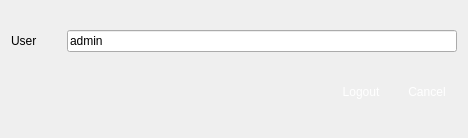
<?xml version="1.0" encoding="UTF-8"?>
<ui version="4.0">
 <class>VSCUserStatus</class>
 <widget class="QDialog" name="VSCUserStatus">
  <property name="geometry">
   <rect>
    <x>0</x>
    <y>0</y>
    <width>468</width>
    <height>138</height>
   </rect>
  </property>
  <property name="windowTitle">
   <string>User</string>
  </property>
  <property name="windowIcon">
   <iconset resource="../main/vscmainwindows.qrc">
    <normaloff>:/logo/resources/vscsmall.png</normaloff>:/logo/resources/vscsmall.png</iconset>
  </property>
  <property name="modal">
   <bool>true</bool>
  </property>
  <layout class="QVBoxLayout" name="verticalLayout">
   <item>
    <layout class="QHBoxLayout" name="horizontalLayout">
     <property name="spacing">
      <number>30</number>
     </property>
     <item>
      <widget class="QLabel" name="label">
       <property name="styleSheet">
        <string notr="true">font: 12pt &quot;Arial&quot;;</string>
       </property>
       <property name="text">
        <string>User</string>
       </property>
      </widget>
     </item>
     <item>
      <widget class="QLineEdit" name="lineEditName">
       <property name="styleSheet">
        <string notr="true">font: 12pt &quot;Arial&quot;;</string>
       </property>
       <property name="text">
        <string>admin</string>
       </property>
       <property name="readOnly">
        <bool>true</bool>
       </property>
      </widget>
     </item>
    </layout>
   </item>
   <item>
    <layout class="QHBoxLayout" name="_2">
     <property name="spacing">
      <number>6</number>
     </property>
     <property name="leftMargin">
      <number>0</number>
     </property>
     <property name="topMargin">
      <number>0</number>
     </property>
     <property name="rightMargin">
      <number>0</number>
     </property>
     <property name="bottomMargin">
      <number>0</number>
     </property>
     <item>
      <spacer>
       <property name="orientation">
        <enum>Qt::Horizontal</enum>
       </property>
       <property name="sizeHint" stdset="0">
        <size>
         <width>131</width>
         <height>31</height>
        </size>
       </property>
      </spacer>
     </item>
     <item>
      <widget class="QPushButton" name="pbLogout">
       <property name="minimumSize">
        <size>
         <width>60</width>
         <height>30</height>
        </size>
       </property>
       <property name="maximumSize">
        <size>
         <width>60</width>
         <height>30</height>
        </size>
       </property>
       <property name="styleSheet">
        <string notr="true">QPushButton { 
border:none;
color:white;
background-image: url(:/action/resources/button.png);}
QPushButton:hover {
	background-image: url(:/action/resources/buttonpress.png);}
QPushButton:pressed {
	background-image: url(:/action/resources/button.png);}</string>
       </property>
       <property name="text">
        <string>Logout</string>
       </property>
      </widget>
     </item>
     <item>
      <widget class="QPushButton" name="pbCancel">
       <property name="minimumSize">
        <size>
         <width>60</width>
         <height>30</height>
        </size>
       </property>
       <property name="maximumSize">
        <size>
         <width>60</width>
         <height>30</height>
        </size>
       </property>
       <property name="autoFillBackground">
        <bool>false</bool>
       </property>
       <property name="styleSheet">
        <string notr="true">QPushButton { 
border:none;
color:white;
background-image: url(:/action/resources/button.png);}
QPushButton:hover {
	background-image: url(:/action/resources/buttonpress.png);}
QPushButton:pressed {
	background-image: url(:/action/resources/button.png);}</string>
       </property>
       <property name="text">
        <string>Cancel</string>
       </property>
      </widget>
     </item>
    </layout>
   </item>
  </layout>
 </widget>
 <resources>
  <include location="../main/vscmainwindows.qrc"/>
 </resources>
 <connections>
  <connection>
   <sender>pbLogout</sender>
   <signal>clicked()</signal>
   <receiver>VSCUserStatus</receiver>
   <slot>accept()</slot>
   <hints>
    <hint type="sourcelabel">
     <x>278</x>
     <y>253</y>
    </hint>
    <hint type="destinationlabel">
     <x>96</x>
     <y>254</y>
    </hint>
   </hints>
  </connection>
  <connection>
   <sender>pbCancel</sender>
   <signal>clicked()</signal>
   <receiver>VSCUserStatus</receiver>
   <slot>reject()</slot>
   <hints>
    <hint type="sourcelabel">
     <x>369</x>
     <y>253</y>
    </hint>
    <hint type="destinationlabel">
     <x>179</x>
     <y>282</y>
    </hint>
   </hints>
  </connection>
 </connections>
</ui>
